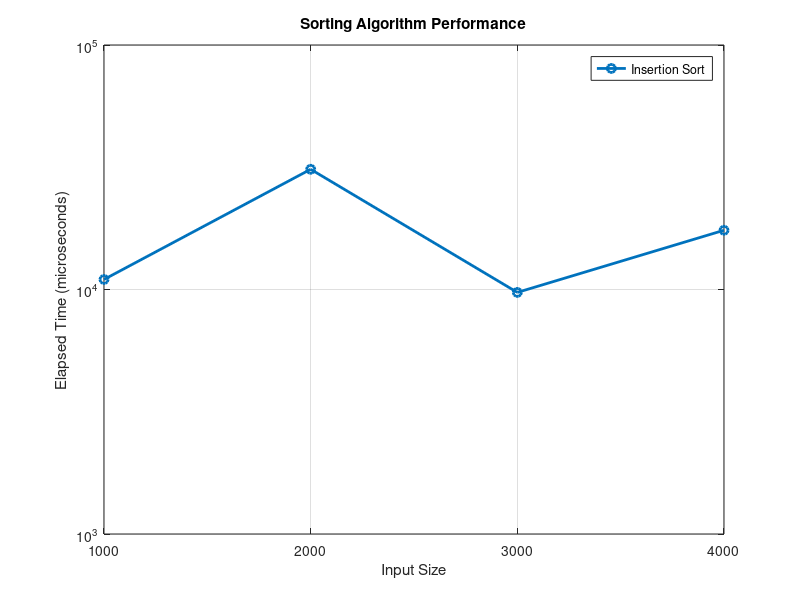

Source code (MATLAB):
% Data for sorting algorithms
sizes = [1000, 2000, 3000, 4000];

% Elapsed times for each algorithm at different sizes
insertion_sort = [10991, 31025, 9730, 17471];
merge_sort = [2410, 1726, 3790, 5332];
bubble_sort = [22718, 34893, 51413, 95118];
quick_sort = [2088, 1084, 1463, 2179];
selection_sort = [12803, 24339, 11299, 22692];

% Plotting the data
figure;
plot(sizes, insertion_sort, '-o', 'LineWidth', 2, 'DisplayName', 'Insertion Sort');
hold on;
%plot(sizes, merge_sort, '-o', 'LineWidth', 2, 'DisplayName', 'Merge Sort');

%plot(sizes, bubble_sort, '-o', 'LineWidth', 2, 'DisplayName', 'Bubble Sort');

%plot(sizes, quick_sort, '-o', 'LineWidth', 2, 'DisplayName', 'Quick Sort');
%plot(sizes, selection_sort, '-o', 'LineWidth', 2, 'DisplayName', 'Selection Sort');

% Adding labels and title
xlabel('Input Size');
ylabel('Elapsed Time (microseconds)');
title('Sorting Algorithm Performance');
legend('show');

% Display the grid
grid on;

% Customize the appearance (optional)
set(gca, 'xtick', sizes);
set(gca, 'yscale', 'log'); % Use a logarithmic scale for better visibility

% Save the plot as an image (optional)
% print('sorting_performance_plot', '-dpng', '-r300');

hold off;
